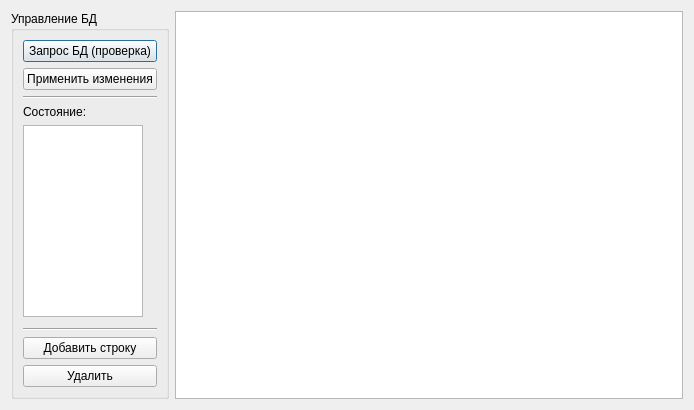
<?xml version="1.0" encoding="UTF-8"?>
<ui version="4.0">
 <class>BD</class>
 <widget class="QDialog" name="BD">
  <property name="geometry">
   <rect>
    <x>0</x>
    <y>0</y>
    <width>694</width>
    <height>410</height>
   </rect>
  </property>
  <property name="windowTitle">
   <string>Управление базой данных</string>
  </property>
  <property name="windowIcon">
   <iconset>
    <normaloff>../build-linearity_measurement-Desktop_Qt_5_8_0_MinGW_32bit-Release/release/ico/бд.png</normaloff>../build-linearity_measurement-Desktop_Qt_5_8_0_MinGW_32bit-Release/release/ico/бд.png</iconset>
  </property>
  <layout class="QHBoxLayout" name="horizontalLayout_2">
   <item>
    <widget class="QGroupBox" name="groupBox">
     <property name="title">
      <string>Управление БД</string>
     </property>
     <layout class="QVBoxLayout" name="verticalLayout">
      <item>
       <widget class="QPushButton" name="pushButton_4">
        <property name="text">
         <string>Запрос БД (проверка)</string>
        </property>
       </widget>
      </item>
      <item>
       <widget class="QPushButton" name="accept">
        <property name="text">
         <string>Применить изменения</string>
        </property>
       </widget>
      </item>
      <item>
       <widget class="Line" name="line">
        <property name="orientation">
         <enum>Qt::Horizontal</enum>
        </property>
       </widget>
      </item>
      <item>
       <layout class="QHBoxLayout" name="horizontalLayout">
        <property name="bottomMargin">
         <number>0</number>
        </property>
        <item>
         <widget class="QLabel" name="label_2">
          <property name="text">
           <string>Состояние:</string>
          </property>
         </widget>
        </item>
       </layout>
      </item>
      <item>
       <widget class="QTextBrowser" name="textBrowser">
        <property name="sizePolicy">
         <sizepolicy hsizetype="Fixed" vsizetype="Fixed">
          <horstretch>0</horstretch>
          <verstretch>0</verstretch>
         </sizepolicy>
        </property>
        <property name="maximumSize">
         <size>
          <width>120</width>
          <height>16777215</height>
         </size>
        </property>
       </widget>
      </item>
      <item>
       <spacer name="verticalSpacer">
        <property name="orientation">
         <enum>Qt::Vertical</enum>
        </property>
        <property name="sizeHint" stdset="0">
         <size>
          <width>20</width>
          <height>40</height>
         </size>
        </property>
       </spacer>
      </item>
      <item>
       <widget class="Line" name="line_2">
        <property name="orientation">
         <enum>Qt::Horizontal</enum>
        </property>
       </widget>
      </item>
      <item>
       <widget class="QPushButton" name="pushButton">
        <property name="text">
         <string>Добавить строку</string>
        </property>
       </widget>
      </item>
      <item>
       <widget class="QPushButton" name="pushButton_2">
        <property name="text">
         <string>Удалить</string>
        </property>
       </widget>
      </item>
     </layout>
    </widget>
   </item>
   <item>
    <widget class="QTableWidget" name="tableWidget"/>
   </item>
  </layout>
 </widget>
 <resources/>
 <connections/>
</ui>
